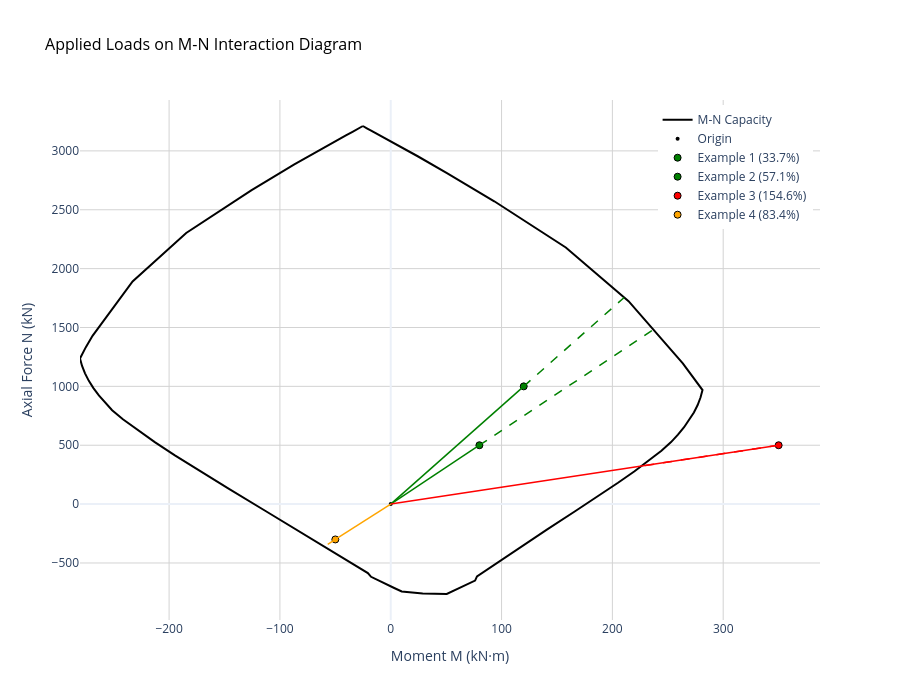

Write notebook code for a chart like this one.
### Markdown cell above
### Visualize Applied Loads on M-N Diagram

### Code cell
# Visualize applied loads using the new plot() method with load points
load_cases = [
    {"N_Ed": N_Ed_1, "M_Ed": M_Ed_1, "name": f"Example 1 ({util_1:.1%})"},
    {"N_Ed": N_Ed_2, "M_Ed": M_Ed_2, "name": f"Example 2 ({util_2:.1%})"},
    {"N_Ed": N_Ed_3, "M_Ed": M_Ed_3, "name": f"Example 3 ({util_3:.1%})"},
    {"N_Ed": N_Ed_4, "M_Ed": M_Ed_4, "name": f"Example 4 ({util_4:.1%})"},
]

fig = diagram.plot(
    load_points=load_cases,
    show_vectors=True,
    show_metadata=True,
    show=True,
    title="Applied Loads on M-N Interaction Diagram",
    n_points=100
)

# The interactive plot shows:
# - Color-coded load points (green=safe, orange=warning, red=unsafe)
# - Vector rays from origin through load points to capacity boundary
# - Hover over load points to see full metadata:
#   * N_Ed, M_Ed (applied loads)
#   * N_Rd, M_Rd (capacity)
#   * Utilization ratio
#   * Pass/Fail status

### Figure 1 — Plotly figure (JSON) as saved in the notebook; plotly's stock layout.template omitted (floating-point values rounded to 4 significant figures)
{"data": [{"hovertemplate": "M: %{x:.3g} kN·m<br>N: %{y:.3g} kN<br><extra></extra>", "line": {"color": "black", "width": 2}, "mode": "lines", "name": "M-N Capacity", "type": "scatter", "x": [-25.13, -25.11, -25.1, -25.09, -25.07, -25.04, -25.0, -24.95, -24.88, -24.78, -24.64, -24.64, -24.61, -21.55, -17.3, -11.7, -3.925, 7.357, 24.32, 50.72, 93.42, 158.0, 214.6, 263.5, 272.8, 281.3, 279.5, 276.9, 273.6, 269.5, 264.7, 259.2, 253.0, 244.2, 232.9, 220.0, 205.1, 187.7, 166.7, 141.6, 122.8, 99.48, 77.84, 76.1, 68.44, 64.27, 63.79, 62.79, 60.67, 56.85, 50.53, 28.82, 9.899, 3.118, -1.092, -3.549, -4.829, -5.555, -9.928, -17.76, -20.63, -53.05, -85.88, -112.6, -146.3, -173.2, -194.8, -212.9, -228.3, -241.7, -251.4, -257.8, -263.4, -268.3, -272.4, -275.9, -278.5, -280.4, -275.1, -269.1, -232.9, -184.6, -125.5, -87.01, -63.89, -49.56, -40.44, -34.48, -30.42, -27.49, -25.44, -25.42, -25.42, -25.34, -25.28, -25.24, -25.21, -25.19, -25.17, -25.16, -25.15, -25.15, -25.13], "y": [3211.0, 3211.0, 3211.0, 3211.0, 3211.0, 3211.0, 3211.0, 3210.0, 3210.0, 3209.0, 3208.0, 3208.0, 3208.0, 3192.0, 3170.0, 3141.0, 3101.0, 3043.0, 2954.0, 2812.0, 2572.0, 2179.0, 1723.0, 1195.0, 1082.0, 968.6, 905.4, 841.8, 777.7, 715.5, 653.0, 590.1, 526.7, 453.5, 369.4, 279.4, 181.1, 71.17, -58.11, -212.3, -329.7, -473.1, -613.1, -649.5, -683.9, -702.7, -705.3, -710.0, -719.6, -736.2, -763.4, -758.5, -742.2, -712.6, -693.8, -682.5, -676.3, -672.5, -652.5, -617.3, -585.2, -398.1, -213.1, -60.73, 131.0, 285.6, 414.0, 526.3, 627.3, 720.2, 797.5, 860.3, 922.8, 984.9, 1047.0, 1111.0, 1174.0, 1237.0, 1333.0, 1429.0, 1891.0, 2303.0, 2667.0, 2885.0, 3010.0, 3085.0, 3132.0, 3162.0, 3183.0, 3198.0, 3209.0, 3209.0, 3209.0, 3210.0, 3210.0, 3211.0, 3211.0, 3211.0, 3211.0, 3211.0, 3211.0, 3211.0, 3211.0]}, {"hovertemplate": "Origin<extra></extra>", "marker": {"color": "black", "size": 4, "symbol": "circle"}, "mode": "markers", "name": "Origin", "type": "scatter", "x": [0], "y": [0]}, {"hovertemplate": "<b>Example 1 (33.7%)</b><br>N_Ed: 500 kN<br>M_Ed: 80 kN·m<br>N_Rd: 1.48e+03 kN<br>M_Rd: 237 kN·m<br>Utilization: 33.8%<br>Status: ✓ PASS<extra></extra>", "marker": {"color": "green", "line": {"color": "black", "width": 1}, "size": 7, "symbol": "circle"}, "mode": "markers", "name": "Example 1 (33.7%)", "showlegend": true, "type": "scatter", "x": [80], "y": [500]}, {"hoverinfo": "skip", "line": {"color": "green", "dash": "solid", "width": 1.5}, "mode": "lines", "showlegend": false, "type": "scatter", "x": [0, 80], "y": [0, 500]}, {"hoverinfo": "skip", "line": {"color": "green", "dash": "dash", "width": 1.5}, "mode": "lines", "showlegend": false, "type": "scatter", "x": [80, 237.0], "y": [500, 1481.0]}, {"hovertemplate": "<b>Example 2 (57.1%)</b><br>N_Ed: 1e+03 kN<br>M_Ed: 120 kN·m<br>N_Rd: 1.76e+03 kN<br>M_Rd: 211 kN·m<br>Utilization: 57.0%<br>Status: ✓ PASS<extra></extra>", "marker": {"color": "green", "line": {"color": "black", "width": 1}, "size": 7, "symbol": "circle"}, "mode": "markers", "name": "Example 2 (57.1%)", "showlegend": true, "type": "scatter", "x": [120], "y": [1000]}, {"hoverinfo": "skip", "line": {"color": "green", "dash": "solid", "width": 1.5}, "mode": "lines", "showlegend": false, "type": "scatter", "x": [0, 120], "y": [0, 1000]}, {"hoverinfo": "skip", "line": {"color": "green", "dash": "dash", "width": 1.5}, "mode": "lines", "showlegend": false, "type": "scatter", "x": [120, 210.6], "y": [1000, 1755.0]}, {"hovertemplate": "<b>Example 3 (154.6%)</b><br>N_Ed: 500 kN<br>M_Ed: 350 kN·m<br>N_Rd: 323 kN<br>M_Rd: 226 kN·m<br>Utilization: 154.7%<br>Status: ✗ FAIL<extra></extra>", "marker": {"color": "red", "line": {"color": "black", "width": 1}, "size": 7, "symbol": "circle"}, "mode": "markers", "name": "Example 3 (154.6%)", "showlegend": true, "type": "scatter", "x": [350], "y": [500]}, {"hoverinfo": "skip", "line": {"color": "red", "dash": "solid", "width": 1.5}, "mode": "lines", "showlegend": false, "type": "scatter", "x": [0, 350], "y": [0, 500]}, {"hoverinfo": "skip", "line": {"color": "red", "dash": "dash", "width": 1.5}, "mode": "lines", "showlegend": false, "type": "scatter", "x": [350, 226.3], "y": [500, 323.3]}, {"hovertemplate": "<b>Example 4 (83.4%)</b><br>N_Ed: -300 kN<br>M_Ed: -50 kN·m<br>N_Rd: -359 kN<br>M_Rd: -59.9 kN·m<br>Utilization: 83.5%<br>Status: ✓ PASS<extra></extra>", "marker": {"color": "orange", "line": {"color": "black", "width": 1}, "size": 7, "symbol": "circle"}, "mode": "markers", "name": "Example 4 (83.4%)", "showlegend": true, "type": "scatter", "x": [-50], "y": [-300]}, {"hoverinfo": "skip", "line": {"color": "orange", "dash": "solid", "width": 1.5}, "mode": "lines", "showlegend": false, "type": "scatter", "x": [0, -50], "y": [0, -300]}, {"hoverinfo": "skip", "line": {"color": "orange", "dash": "dash", "width": 1.5}, "mode": "lines", "showlegend": false, "type": "scatter", "x": [-50, -59.91], "y": [-300, -359.5]}], "layout": {"height": 700, "hovermode": "closest", "legend": {"x": 0.99, "xanchor": "right", "y": 0.99, "yanchor": "top"}, "showlegend": true, "title": {"font": {"color": "black", "size": 16}, "text": "Applied Loads on M-N Interaction Diagram"}, "width": 900, "xaxis": {"gridcolor": "lightgray", "gridwidth": 1, "showgrid": true, "title": {"text": "Moment M (kN·m)"}}, "yaxis": {"gridcolor": "lightgray", "gridwidth": 1, "showgrid": true, "title": {"text": "Axial Force N (kN)"}}}}
